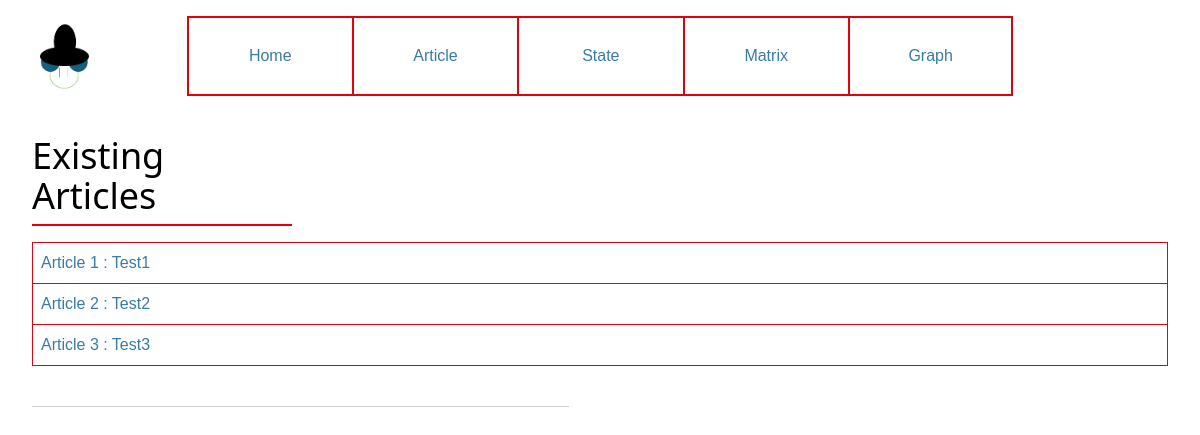
The app's page /, older data.
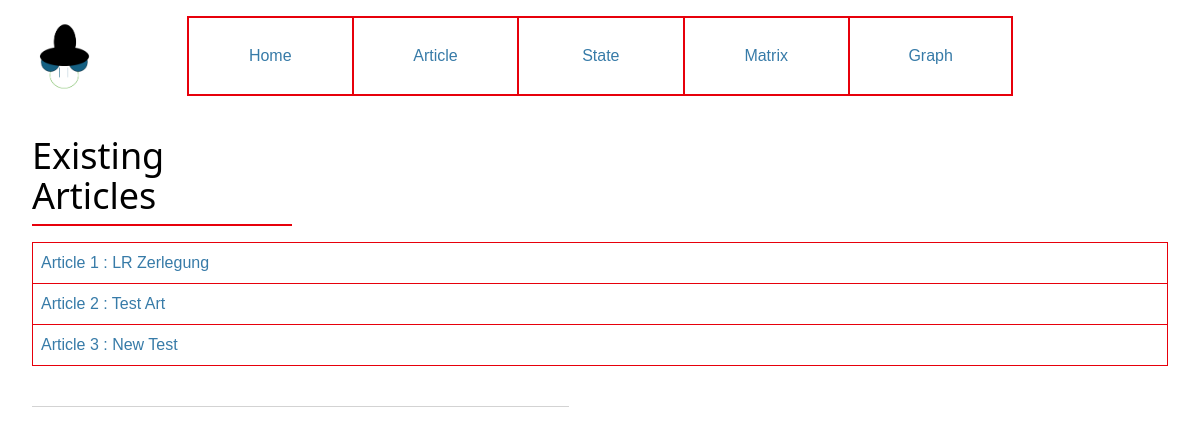
The same page, newer data.
### tables this page shows
CREATE TABLE articles (
    id INTEGER PRIMARY KEY AUTOINCREMENT,
    name VARCHAR NOT NULL,
    stateOrder VARCHAR NOT NULL
);

### EduProj/article.py (the view)
@bp.route("/")
def read():
    db = get_db()
    articles = db.execute(
        "SELECT * FROM articles"
    ).fetchall()
    logging.info(articles)
    if articles is not None:
        return(render_template("article/read.html", articles=articles, cols_page=1))

### EduProj/db.py (called while the page is built)
def get_db():
    if 'db' not in g:
        g.db = sqlite3.connect(
            current_app.config["DATABASE"],
            detect_types=sqlite3.PARSE_DECLTYPES
        )
        g.db.row_factory = sqlite3.Row #make_dicts #rows like dict
    return g.db

### EduProj/templates/article/read.html (shortened to what this page needs)
{% extends 'base.html' %}
{% block header %}
  {% block title %}Existing Articles{% endblock %}
{% endblock %}
{% block content %}
    {% for article in articles %}
    <a class="m-0 border-0" href={{'/read/'}}{{(article['id'])}}>
       {% if loop.last %}
       <div class="hover:bg-red-300 bg-white columns-2xs bg-blue-200 p-2 m-0 border-l-1 border-r-1 border-t-1 border-b-1 border-red-600">
        Article {{article["id"]}} : {{article["name"]}}
      </div>
    </a>
       {% else %}
       <div class="hover:bg-red-300 bg-white columns-2xs bg-blue-200 p-2 m-0 border-l-1 border-r-1 border-t-1 border-red-600">
          Article {{article["id"]}} : {{article["name"]}}
        </div>
      </a>
    {% endif %}
    {%endfor %}
{% endblock %}

### EduProj/templates/base.html (shortened to what this page needs)
<!doctype html>
<link rel="stylesheet" href="{{ url_for('static', filename='output.css') }}">
<nav class="grid-cols-6 grid-rows-3 bg-white w-full grid" id="nav" >
  <a href="/" class="col-start-1 col-end-1 row-start-1 row-end-1 w-1/6"><img src="{{url_for('static', filename='icon_try.png')}}" class="w-20 h-20 z-1"/></a>
  <a class="col-start-2 col-end-2 row-start-1 row-end-1 p-2 h-20 w-1/6 hover:bg-red-300 bg-white border-t-2 border-b-2 border-l-2 border-red-600 items-center flex justify-center"href="/">Home</a>
  <div class="col-start-3 col-end-3 w-1/6 row-start-1 row-end-1 p-2 h-20 grid hover:bg-red-300 bg-white border-t-2 border-b-2 border-l-2 border-red-600 items-center justify-center group relative">
    <a class="">Article</a>
</div>
  <div class="col-start-3 col-end-3 w-1/6 row-start-1 row-end-1 p-2 h-20 grid hover:bg-red-300 bg-white border-t-2 border-b-2 border-l-2 border-red-600 items-center justify-center group relative">
    <a class="">State</a>
  </div>
 <div class="col-start-3 col-end-3 w-1/6 row-start-1 row-end-1 p-2 h-20 grid hover:bg-red-300 bg-white border-t-2 border-b-2 border-l-2 border-red-600 items-center justify-center group relative">
    <a class="">Matrix</a>
  </div>
  <div class="col-start-3 col-end-3 w-1/6 row-start-1 row-end-1 p-2 h-20 grid hover:bg-red-300 bg-white border-2 border-red-600 items-center justify-center group relative">
    <a class="">Graph</a>
  </div>
  <a class="flex-1/6 h-20 col-start-6 w-1/6 col-end-6"></a>
</nav>
<section class="content mt-10 grid grid-cols-{{cols_page}}" >
  <div class="text-4xl font-sans border-b-2 border-red-600 flex w-65 mb-4 pb-2 justify-center">
    {% block header %}{% endblock %}
  </div>
  <div class="w-full mb-10 col-start-1 col-span-3">
  {% block content %}{% endblock %}
  </div>
  <hr>
</section>

Row changes from the older to the newer data that the page shows:
changed articles id 1: name "Test1" → "LR Zerlegung"
changed articles id 2: name "Test2" → "Test Art"
changed articles id 3: name "Test3" → "New Test"
